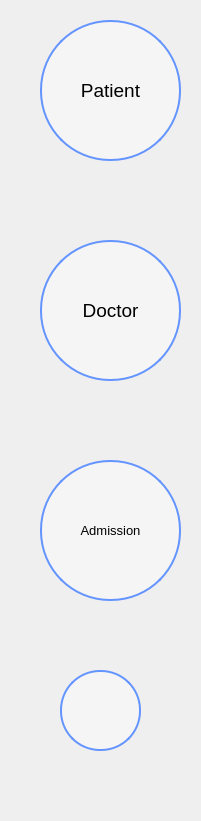
     <widget class="QWidget" name="widget" native="true">
      <property name="geometry">
       <rect>
        <x>10</x>
        <y>0</y>
        <width>201</width>
        <height>821</height>
       </rect>
      </property>
      <widget class="QPushButton" name="patient_pushButton">
       <property name="geometry">
        <rect>
         <x>40</x>
         <y>20</y>
         <width>141</width>
         <height>141</height>
        </rect>
       </property>
       <property name="font">
        <font>
         <pointsize>14</pointsize>
        </font>
       </property>
       <property name="styleSheet">
        <string notr="true">QPushButton{
background:rgb(245, 245, 245);
border-radius: 70px;
border : 2px solid rgb(99, 148, 255);
}</string>
       </property>
       <property name="text">
        <string>Patient</string>
       </property>
       <property name="icon">
        <iconset>
         <normaloff>../icons/patient.png</normaloff>../icons/patient.png</iconset>
       </property>
       <property name="iconSize">
        <size>
         <width>50</width>
         <height>50</height>
        </size>
       </property>
       <property name="autoDefault">
        <bool>false</bool>
       </property>
       <property name="flat">
        <bool>false</bool>
       </property>
      </widget>
      <widget class="QPushButton" name="doctor_pushButton">
       <property name="geometry">
        <rect>
         <x>40</x>
         <y>240</y>
         <width>141</width>
         <height>141</height>
        </rect>
       </property>
       <property name="font">
        <font>
         <pointsize>14</pointsize>
        </font>
       </property>
       <property name="styleSheet">
        <string notr="true">QPushButton{
background:rgb(245, 245, 245);
border-radius: 70px;
border : 2px solid rgb(99, 148, 255);
}</string>
       </property>
       <property name="text">
        <string>Doctor</string>
       </property>
       <property name="icon">
        <iconset>
         <normaloff>../icons/doctor.png</normaloff>../icons/doctor.png</iconset>
       </property>
       <property name="iconSize">
        <size>
         <width>60</width>
         <height>60</height>
        </size>
       </property>
       <property name="autoDefault">
        <bool>false</bool>
       </property>
       <property name="flat">
        <bool>false</bool>
       </property>
      </widget>
      <widget class="QPushButton" name="admission_pushButton">
       <property name="geometry">
        <rect>
         <x>40</x>
         <y>460</y>
         <width>141</width>
         <height>141</height>
        </rect>
       </property>
       <property name="font">
        <font>
         <pointsize>10</pointsize>
        </font>
       </property>
       <property name="styleSheet">
        <string notr="true">QPushButton{
background:rgb(245, 245, 245);
border-radius: 70px;
border : 2px solid rgb(99, 148, 255);
}</string>
       </property>
       <property name="text">
        <string>Admission</string>
       </property>
       <property name="icon">
        <iconset>
         <normaloff>../icons/Appointments.png</normaloff>../icons/Appointments.png</iconset>
       </property>
       <property name="iconSize">
        <size>
         <width>50</width>
         <height>50</height>
        </size>
       </property>
       <property name="autoDefault">
        <bool>false</bool>
       </property>
       <property name="flat">
        <bool>false</bool>
       </property>
      </widget>
      <widget class="QPushButton" name="search_pushButton">
       <property name="geometry">
        <rect>
         <x>60</x>
         <y>670</y>
         <width>81</width>
         <height>81</height>
        </rect>
       </property>
       <property name="font">
        <font>
         <pointsize>10</pointsize>
        </font>
       </property>
       <property name="styleSheet">
        <string notr="true">QPushButton{
background:rgb(245, 245, 245);
border-radius: 40px;
border : 2px solid rgb(99, 148, 255);
}</string>
       </property>
       <property name="text">
        <string/>
       </property>
       <property name="icon">
        <iconset>
         <normaloff>../icons/search.png</normaloff>../icons/search.png</iconset>
       </property>
       <property name="iconSize">
        <size>
         <width>50</width>
         <height>50</height>
        </size>
       </property>
       <property name="autoDefault">
        <bool>false</bool>
       </property>
       <property name="flat">
        <bool>false</bool>
       </property>
      </widget>
     </widget>
